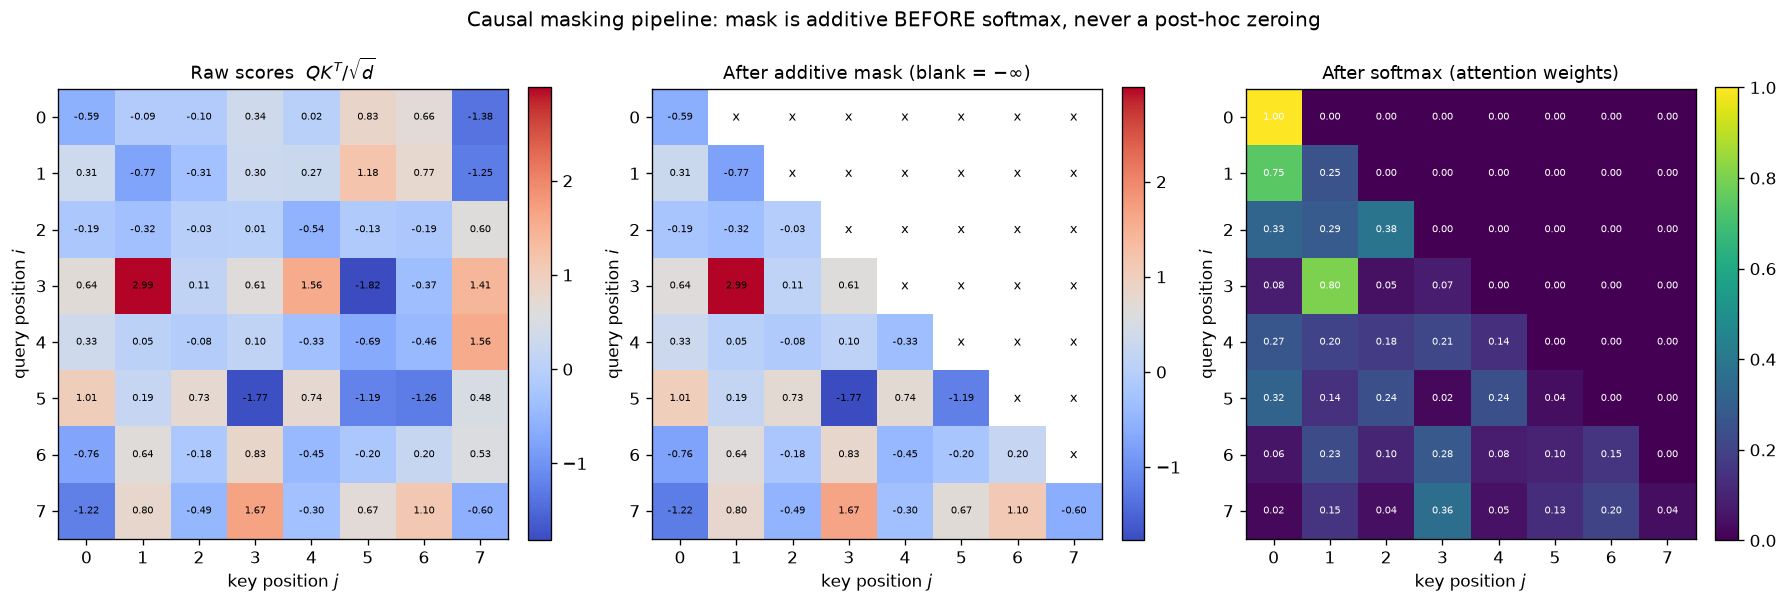

Recreate this plot in Python.
"""
Day 62 -- Causal masking mechanics: raw scores -> masked scores -> softmax weights.

Self-contained, no downloads. Generates a tiny synthetic 8-token attention
example (random Q, K with a fixed seed) and shows the three-stage pipeline
that additive causal masking actually runs: QK^T/sqrt(d) -> (+ mask) -> softmax.
"""
import numpy as np
import matplotlib.pyplot as plt

np.random.seed(42)

n, d = 8, 4  # 8 tokens, head dim 4 (tiny synthetic example, no real embeddings)

Q = np.random.randn(n, d)
K = np.random.randn(n, d)

raw_scores = (Q @ K.T) / np.sqrt(d)  # scaled dot-product scores, shape (n, n)

# Additive causal mask: 0 where allowed (j <= i), -inf where blocked (j > i)
blocked = np.triu(np.ones((n, n), dtype=bool), k=1)
causal_mask = np.where(blocked, -1e9, 0.0)  # finite sentinel stand-in for -inf, purely for float math below

masked_scores = raw_scores + causal_mask

# Row-wise softmax (numerically stable)
shifted = masked_scores - masked_scores.max(axis=1, keepdims=True)
exp_scores = np.exp(shifted)
attn_weights = exp_scores / exp_scores.sum(axis=1, keepdims=True)

# For display only: clip the -1e9 sentinel down to a fixed dark value so the
# "blocked" region reads as a clean solid block rather than a diverging color.
masked_scores_display = np.where(causal_mask < -1e8, np.nan, masked_scores)

fig, axes = plt.subplots(1, 3, figsize=(15, 5))

titles = ["Raw scores  $QK^T/\\sqrt{d}$", "After additive mask (blank = $-\\infty$)", "After softmax (attention weights)"]
data = [raw_scores, masked_scores_display, attn_weights]
cmaps = ["coolwarm", "coolwarm", "viridis"]

for ax, mat, title, cmap in zip(axes, data, titles, cmaps):
    im = ax.imshow(mat, cmap=cmap)
    ax.set_title(title, fontsize=11)
    ax.set_xlabel("key position $j$")
    ax.set_ylabel("query position $i$")
    ax.set_xticks(range(n))
    ax.set_yticks(range(n))
    fig.colorbar(im, ax=ax, fraction=0.046, pad=0.04)
    # annotate each cell so the "blocked -> zero probability" story is legible
    for i in range(n):
        for j in range(n):
            val = mat[i, j]
            if np.isnan(val):
                ax.text(j, i, "x", ha="center", va="center", fontsize=8, color="black")
            else:
                ax.text(j, i, f"{val:.2f}", ha="center", va="center", fontsize=6,
                         color="white" if cmap == "viridis" else "black")

fig.suptitle("Causal masking pipeline: mask is additive BEFORE softmax, never a post-hoc zeroing", fontsize=12)
plt.tight_layout()
plt.savefig("graph_DAY_62.png", dpi=120, bbox_inches="tight")
